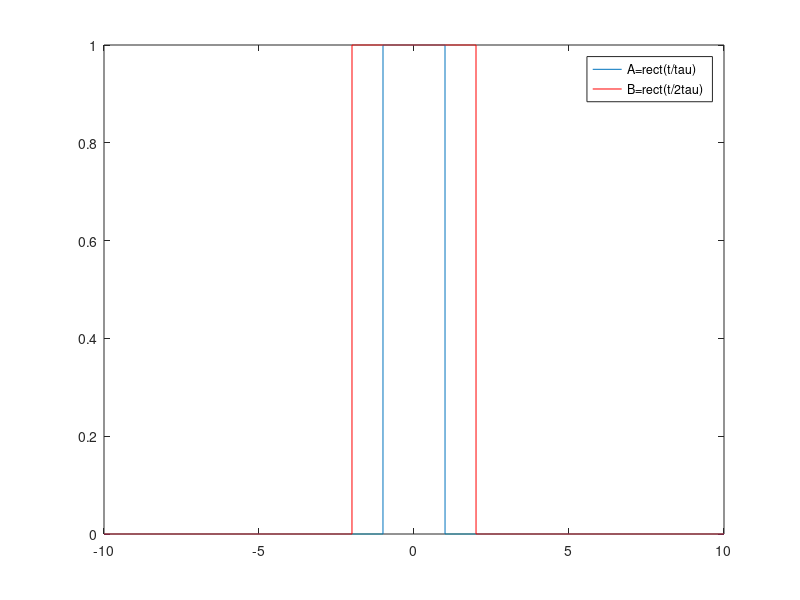
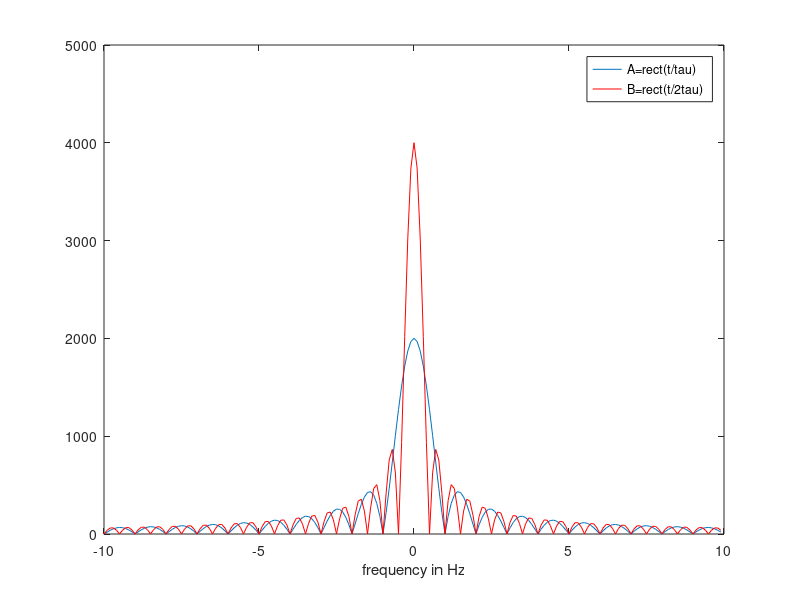
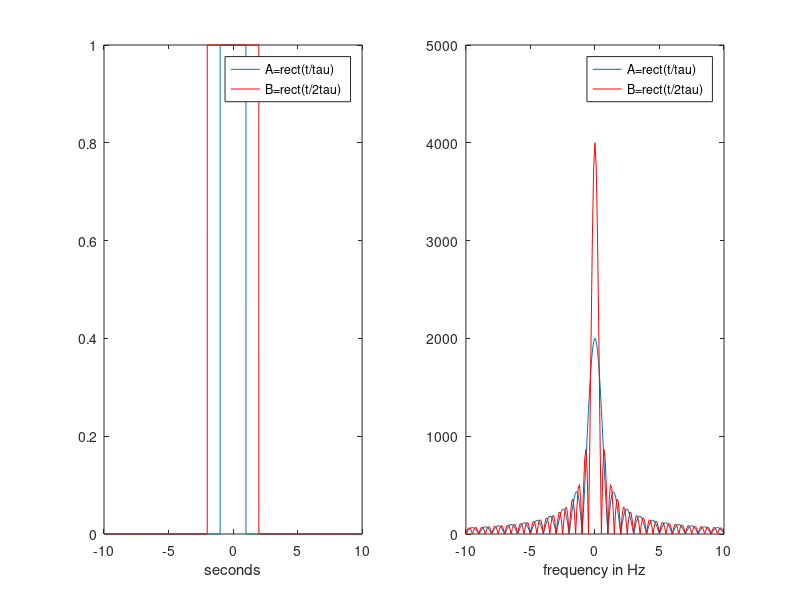
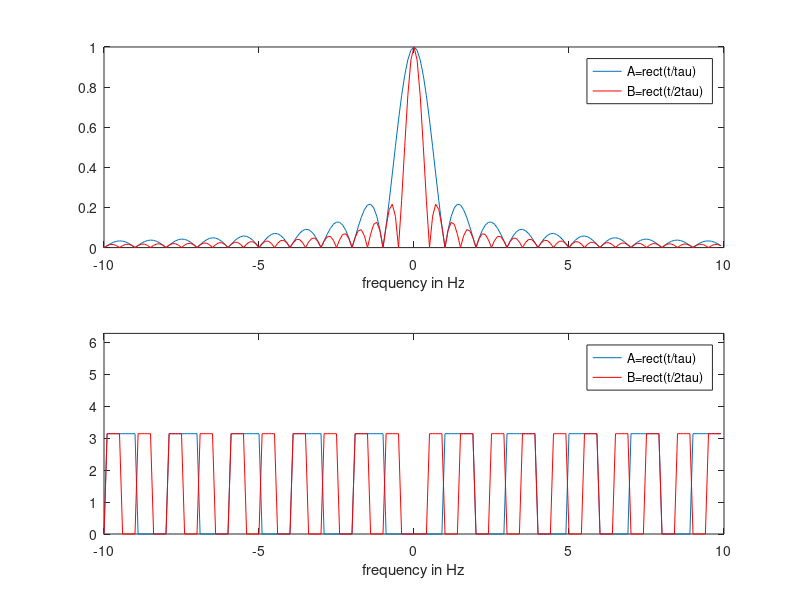

Here is the MATLAB script that generated these plots, in order:
dt=.001;
t=[-10:dt:10];
ind=find(t>=-1&t<=1);

data=zeros(size(t));
data(ind)=1;

%data=zeros(1,999);
%data(451:550)=1;
%T=10;
%len=length(data);
%t=linspace(-T/2,T/2,len);
data2=zeros(size(t));
ind2=find(t>=-2&t<=2);
data2(ind2)=1;
%data2(401:600)=1;
figure
plot(t,data);
hold on
plot(t,data2, 'r')
legend('A=rect(t/tau)', 'B=rect(t/2tau)')

pause;



data3=zeros(size(t));
ind3=find(data>.5);
data3(ind3+800)=1;

FT1=fftshift(fft(ifftshift(data)));
FT2=fftshift(fft(ifftshift(data2)));
FT3=fftshift(fft(ifftshift(data3)));

magFT1=abs(FT1);
magFT2=abs(FT2);
magFT3=abs(FT3);
angFT1=angle(FT1);
angFT2=angle(FT2);

ReFT1=real(FT1);
ReFT2=real(FT2);
ReFT3=real(FT3);
ImFT1=imag(FT1);
ImFT2=imag(FT2);
ImFT3=imag(FT3);
angFT1new=unwrap(atan(ImFT1./ReFT1));
angFT2new=unwrap(atan(ImFT2./ReFT2));
angFT3new=(atan(ImFT3./ReFT3));
angFT3test=angle(FT3);

ind=find(ReFT1<0);
angFT1new(ind)=angFT1new(ind)+pi;
ind2=find(ReFT2<0);
angFT2new(ind2)=angFT2new(ind2)+pi;
ind3=find(ReFT3<0);
angFT3new(ind3)=angFT3new(ind3)+pi;
% 
% 

fmax=1/dt;
f=linspace(-fmax, fmax, length(t));
l=length(t);
l=floor(l/2);
l1=l-100;
l2=l+100;

figure
plot(f(l-100:l+100),magFT1(l-100:l+100))
hold on
plot(f(l-100:l+100),magFT2(l-100:l+100), 'r')
axis([-10 10 0 5000])
xlabel('frequency in Hz')
legend('A=rect(t/tau)', 'B=rect(t/2tau)')


pause;

figure
subplot(1,2,1)
plot(t,data);
hold on
plot(t,data2, 'r')
xlabel('seconds')
legend('A=rect(t/tau)', 'B=rect(t/2tau)')


subplot(1,2,2)
plot(f(l-100:l+100),magFT1(l-100:l+100))
hold on
plot(f(l-100:l+100),magFT2(l-100:l+100), 'r')
axis([-10 10 0 5000])
xlabel('frequency in Hz')
legend('A=rect(t/tau)', 'B=rect(t/2tau)')




pause;

figure
subplot(2,1,1)
plot(f(l-100:l+100),magFT1(l-100:l+100)./max(FT1))
hold on
plot(f(l-100:l+100),magFT2(l-100:l+100)./max(FT2), 'r')
axis([-10 10 0 1]);
xlabel('frequency in Hz')
legend('A=rect(t/tau)', 'B=rect(t/2tau)')


subplot(2,1,2)
plot(f(l-100:l+100),angFT1new(l-100:l+100))
hold on  
plot(f(l-100:l+100),angFT2new(l-100:l+100), 'r')
axis([-10 10 0 2*pi])
xlabel('frequency in Hz')
legend('A=rect(t/tau)', 'B=rect(t/2tau)')


pause;

figure
plot(t, data, t, data3, 'g')
legend('A=rect(t/tau)', 'B=rect((t-tau/2)/tau)')


pause;

figure
subplot(2,1,1)
plot(f(l-100:l+100),magFT1(l-100:l+100)./max(FT1))
hold on
plot(f(l-100:l+100),magFT3(l1:l2)./max(FT3), 'g--')
axis([-10 10 0 1]);
xlabel('Frequency in Hz')
legend('A=rect(t/tau)', 'B=rect((t-tau/2)/tau)')

subplot(2,1,2)
plot(f(l-100:l+100),angFT1new(l1:l2))
hold on
plot(f(l-100:l+100),unwrap(angFT3new(l1:l2)), 'g')
axis([-10 10 0 12]);
xlabel('Frequency in Hz')
legend('A=rect(t/tau)', 'B=rect((t-tau/2)/tau)')

pause;

ind=find(t>0);
xtexp=zeros(1,length(t));
xtexp2=xtexp;
xtexp(ind)=exp(-t(ind));
xtexp2(ind)=exp(-2*t(ind));
dt=t(2)-t(1);
f=linspace(-1/dt, 1/dt, length(t));

FTxt=fftshift(fft(xtexp));
FTxt2=fftshift(fft(xtexp2));


figure
%subplot(2,1,1)
plot(t,xtexp, 'b', t, xtexp2, 'r')
title('Exponential Decay')
legend('A=e^-t', 'B=e^-2t')

pause;

figure
plot(f,abs(FTxt)./max(abs(FTxt)))
hold on
plot(f,abs(FTxt2)./max(abs(FTxt2)), 'r')
xlabel('Hertz')
axis([-250 250 0 1]);
legend('A=e^-t', 'B=e^-2t')
pause;


ind2=find(t>=0&t<=.1);
ind3=find(t>.1&t<=.2+dt);
ind4=find(t>.2&t<=.4+dt);
xhigh=zeros(1,length(t));
xhigh(ind2)=1;
xhigh(ind3)=-1;
%sum(xhigh)
xhigh2=zeros(1,length(t));
xhigh2(ind2)=1;
xhigh2(ind3)=1;
xhigh2(ind4)=-1;
%sum(xhigh2)

FTxhigh=fftshift(fft(xhigh));
FTxhigh2=fftshift(fft(xhigh2));
figure
plot(t, xhigh, 'b')%, t, xhigh2, 'r--')
axis([-2 2 -2 2])
legend('A', 'B')
pause;

figure
plot(f, abs(FTxhigh)./max(abs(FTxhigh)));
axis([-250 250 0 1])
legend('A', 'B')
pause;

figure
plot(t, xhigh, 'b', t, xhigh2, 'r--')
axis([-2 2 -2 2])

legend('A', 'B')
pause;
figure
plot(f,abs(FTxhigh)./max(abs(FTxhigh)), 'b', f, abs(FTxhigh2)./max(abs(FTxhigh2)), 'r--')
xlabel('Hertz')
axis([-250 250 0 1])
legend('A', 'B')


% figure
% plot(f,abs(FTxhigh)./max(abs(FTxhigh)), 'b', f, abs(FTxhigh2)./max(abs(FTxhigh2)), 'r')
% xlabel('Hertz')
dt=.01;
t4=[-5:dt:5];
ind=find(abs(t4)<1);
x=zeros(size(t4));
x(ind)=cos(pi/2*t4(ind));
figure
subplot(2,1,1)
plot(t4,x)
title('Original x(t)')
pause;
FTT=fftshift(fft(x));
F=linspace(-1/dt,1/dt,length(x));
subplot(2,1,2)
plot(F,abs(FTT));
title('FT of x(t)')

pause;
dt=.01;
t4=[-5:dt:5];
ind=find(abs(t4)<1.5);
x=zeros(size(t4));
x(ind)=cos(pi/2*t4(ind));
figure
subplot(2,1,1)
plot(t4,x)
title('Original x(t)')
pause;
FTT=fftshift(fft(x));
F=linspace(-1/dt,1/dt,length(x));
subplot(2,1,2)
plot(F,abs(FTT));
title('FT of x(t)')

pause;
dt=.01;
t4=[-5:dt:5];
ind=find(abs(t4)<2);
x=zeros(size(t4));
x(ind)=cos(pi/2*t4(ind));
figure
subplot(2,1,1)
plot(t4,x)
title('Original x(t)')
pause;
FTT=fftshift(fft(x));
F=linspace(-1/dt,1/dt,length(x));
subplot(2,1,2)
plot(F,abs(FTT));
title('FT of x(t)')

pause;
dt=.01;
t4=[-5:dt:5];
ind=find(abs(t4)<3);
x=zeros(size(t4));
x(ind)=cos(pi/2*t4(ind));
figure
subplot(2,1,1)
plot(t4,x)
title('Original x(t)')
pause;
FTT=fftshift(fft(x));
F=linspace(-1/dt,1/dt,length(x));
subplot(2,1,2)
plot(F,abs(FTT));
title('FT of x(t)')
